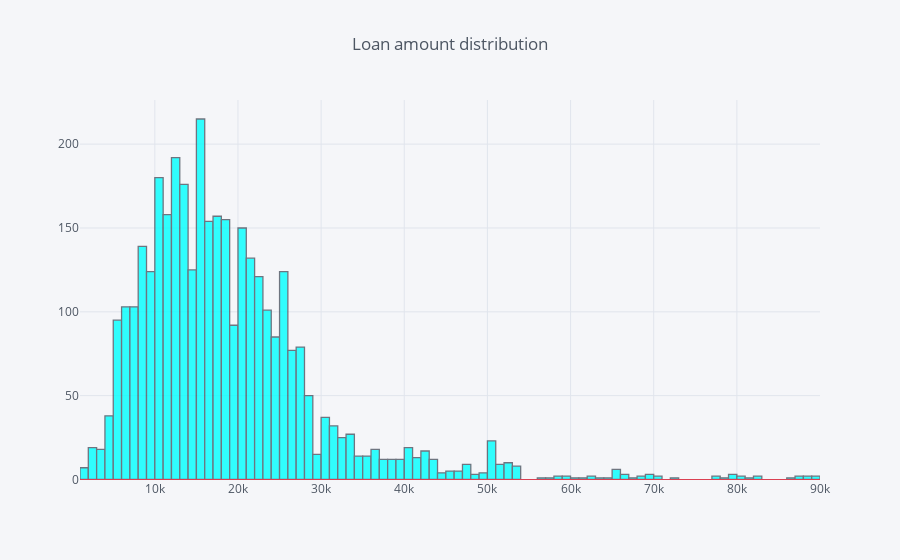

This figure's notebook cell:
### Markdown cell above
We see that Loans have a high variance and the mean is higher than the median,
let's plot the column:

### Code cell
Train.LOAN.iplot(kind='hist', title = 'Loan amount distribution', hline=(0), color = ['cyan'])

### Figure 1 — Plotly figure (JSON) as saved in the notebook; plotly's stock layout.template omitted (floating-point values rounded to 4 significant figures; data arrays with more than 128 entries replaced by an {"elided": "..."} marker saying what was removed)
{"data": [{"histfunc": "count", "histnorm": "", "marker": {"color": "rgba(0, 255, 255, 1.0)", "line": {"color": "#4D5663", "width": 1.3}}, "name": "LOAN", "opacity": 0.8, "orientation": "v", "type": "histogram", "x": {"elided": "3576 int values"}}], "layout": {"autosize": true, "barmode": "overlay", "legend": {"bgcolor": "#F5F6F9", "font": {"color": "#4D5663"}}, "paper_bgcolor": "#F5F6F9", "plot_bgcolor": "#F5F6F9", "shapes": [{"line": {"color": "#db4052", "dash": "solid", "width": 1}, "type": "line", "x0": 0, "x1": 1, "xref": "paper", "y0": 0, "y1": 0, "yref": "y"}], "title": {"font": {"color": "#4D5663"}, "text": "Loan amount distribution"}, "xaxis": {"autorange": true, "gridcolor": "#E1E5ED", "range": [999.5, 90000.0], "showgrid": true, "tickfont": {"color": "#4D5663"}, "title": {"font": {"color": "#4D5663"}, "text": ""}, "type": "linear", "zerolinecolor": "#E1E5ED"}, "yaxis": {"autorange": true, "gridcolor": "#E1E5ED", "range": [-0.6305, 226.3], "showgrid": true, "tickfont": {"color": "#4D5663"}, "title": {"font": {"color": "#4D5663"}, "text": ""}, "zerolinecolor": "#E1E5ED"}}}
